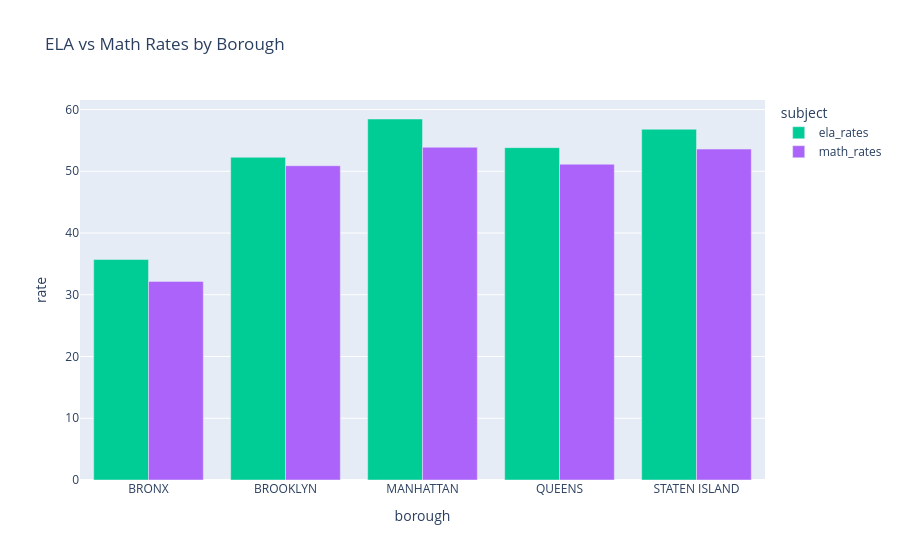

The code cell stored with this chart in its notebook:
### Code cell
#Graphing ELA and Math rates based on borough
results_fig = px.bar(
    long_df,
    x = "borough",
    y = "rate",
    color = "subject",
    barmode="group",
    title = "ELA vs Math Rates by Borough",
    color_discrete_map={"ELA": "#1f77b4", "Math": "#ff7f0e"}
)
results_fig.show()
results_fig.write_html("ela_math_boroughs.html")

### Figure 1 — Plotly figure (JSON) as saved in the notebook; plotly's stock layout.template omitted (floating-point values rounded to 4 significant figures)
{"data": [{"alignmentgroup": "True", "hovertemplate": "subject=ela_rates<br>borough=%{x}<br>rate=%{y}<extra></extra>", "legendgroup": "ela_rates", "marker": {"color": "#00cc96", "pattern": {"shape": ""}}, "name": "ela_rates", "offsetgroup": "ela_rates", "orientation": "v", "showlegend": true, "textposition": "auto", "type": "bar", "x": ["BRONX", "BROOKLYN", "MANHATTAN", "QUEENS", "STATEN ISLAND"], "xaxis": "x", "y": [35.7, 52.26, 58.47, 53.83, 56.81], "yaxis": "y"}, {"alignmentgroup": "True", "hovertemplate": "subject=math_rates<br>borough=%{x}<br>rate=%{y}<extra></extra>", "legendgroup": "math_rates", "marker": {"color": "#ab63fa", "pattern": {"shape": ""}}, "name": "math_rates", "offsetgroup": "math_rates", "orientation": "v", "showlegend": true, "textposition": "auto", "type": "bar", "x": ["BRONX", "BROOKLYN", "MANHATTAN", "QUEENS", "STATEN ISLAND"], "xaxis": "x", "y": [32.17, 50.9, 53.89, 51.14, 53.59], "yaxis": "y"}], "layout": {"barmode": "group", "legend": {"title": {"text": "subject"}, "tracegroupgap": 0}, "title": {"text": "ELA vs Math Rates by Borough"}, "xaxis": {"anchor": "y", "domain": [0, 1], "title": {"text": "borough"}}, "yaxis": {"anchor": "x", "domain": [0, 1], "title": {"text": "rate"}}}}
